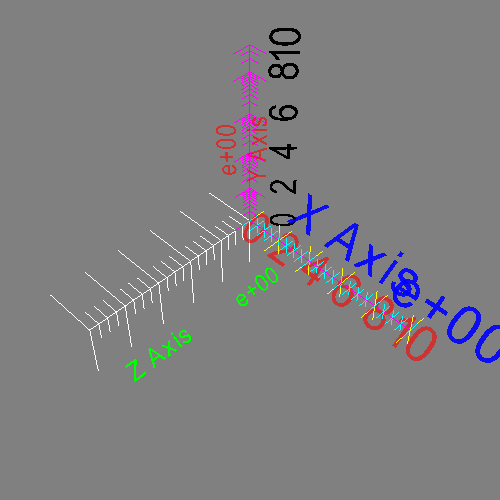

The script that drew this image:
#!/usr/bin/env python

# Test vtkAxisActor with X, Y, and Z axes displayed together.

import vtkmodules.vtkInteractionStyle  # noqa: F401
import vtkmodules.vtkRenderingFreeType  # noqa: F401
import vtkmodules.vtkRenderingOpenGL2  # noqa: F401

from vtkmodules.vtkCommonCore import vtkStringArray
from vtkmodules.vtkRenderingAnnotation import vtkAxisActor
from vtkmodules.vtkRenderingCore import (
    vtkCamera,
    vtkProperty,
    vtkRenderWindow,
    vtkRenderWindowInteractor,
    vtkRenderer,
    vtkTextProperty,
)

# Shared labels
labels = vtkStringArray()
labels.SetNumberOfTuples(6)
labels.SetValue(0, "0")
labels.SetValue(1, "2")
labels.SetValue(2, "4")
labels.SetValue(3, "6")
labels.SetValue(4, "8")
labels.SetValue(5, "10")

# X axis
x_axis = vtkAxisActor()
x_axis.SetPoint1(0, 0, 0)
x_axis.SetPoint2(10, 0, 0)
x_axis.SetTitle("X Axis")
x_axis.SetBounds(0, 10, 0, 0, 0, 0)
x_axis.SetTickLocationToBoth()
x_axis.SetAxisTypeToX()
x_axis.SetRange(0, 10)
x_axis.SetLabelOffset(5)
x_axis.SetDeltaRangeMajor(2)
x_axis.SetDeltaRangeMinor(0.5)
x_axis.SetExponent("+00")
x_axis.SetExponentVisibility(True)
x_axis.SetExponentOffset(30)
x_axis.SetTitleOffset(0, 30)
x_axis.SetTitleScale(0.8)
x_axis.SetLabelScale(0.5)
x_axis.SetLabels(labels)

x_title_prop = vtkTextProperty()
x_title_prop.SetColor(0.0, 0.0, 1.0)
x_title_prop.SetOpacity(0.9)
x_title_prop.SetFontSize(24)
x_axis.SetTitleTextProperty(x_title_prop)

x_label_prop = vtkTextProperty()
x_label_prop.SetColor(1.0, 0.0, 0.0)
x_label_prop.SetOpacity(0.6)
x_label_prop.SetFontSize(18)
x_axis.SetLabelTextProperty(x_label_prop)

x_main_prop = vtkProperty()
x_main_prop.SetColor(1.0, 0.0, 1.0)
x_axis.SetAxisMainLineProperty(x_main_prop)

x_major_prop = vtkProperty()
x_major_prop.SetColor(1.0, 1.0, 0.0)
x_axis.SetAxisMajorTicksProperty(x_major_prop)

x_minor_prop = vtkProperty()
x_minor_prop.SetColor(0.0, 1.0, 1.0)
x_axis.SetAxisMinorTicksProperty(x_minor_prop)

# Y axis
y_axis = vtkAxisActor()
y_axis.SetPoint1(0, 0, 0)
y_axis.SetPoint2(0, 10, 0)
y_axis.SetTitle("Y Axis")
y_axis.SetBounds(0, 0, 0, 10, 0, 0)
y_axis.SetTickLocationToInside()
y_axis.SetAxisTypeToY()
y_axis.SetRange(0.1, 4000)
y_axis.SetMajorRangeStart(0.1)
y_axis.SetMinorRangeStart(0.1)
y_axis.SetMinorTicksVisible(True)
y_axis.SetTitleAlignLocation(vtkAxisActor.VTK_ALIGN_TOP)
y_axis.SetTitleOffset(0, 3)
y_axis.SetExponentLocation(vtkAxisActor.VTK_ALIGN_TOP)
y_axis.SetExponent("+00")
y_axis.SetExponentVisibility(True)
y_axis.SetExponentOffset(20)
y_axis.SetLog(True)
y_axis.SetTitleScale(0.8)
y_axis.SetLabelScale(0.5)
y_axis.SetLabels(labels)

y_title_prop = vtkTextProperty()
y_title_prop.SetColor(1.0, 0.0, 0.0)
y_title_prop.SetOpacity(0.6)
y_axis.SetTitleTextProperty(y_title_prop)

y_lines_prop = vtkProperty()
y_lines_prop.SetColor(1.0, 0.0, 1.0)
y_axis.SetAxisLinesProperty(y_lines_prop)

# Z axis
z_axis = vtkAxisActor()
z_axis.SetPoint1(0, 0, 0)
z_axis.SetPoint2(0, 0, 10)
z_axis.SetTitle("Z Axis")
z_axis.SetBounds(0, 0, 0, 0, 0, 10)
z_axis.SetTickLocationToOutside()
z_axis.SetAxisTypeToZ()
z_axis.SetRange(0, 10)
z_axis.SetTitleAlignLocation(vtkAxisActor.VTK_ALIGN_POINT2)
z_axis.SetExponentLocation(vtkAxisActor.VTK_ALIGN_POINT1)
z_axis.SetTitleOffset(-80, -150)
z_axis.SetExponent("+00")
z_axis.SetExponentVisibility(True)
z_axis.SetExponentOffset(-150)
z_axis.SetMajorTickSize(3)
z_axis.SetMinorTickSize(1)
z_axis.SetDeltaRangeMajor(2)
z_axis.SetDeltaRangeMinor(0.5)
z_axis.SetTitleScale(0.8)
z_axis.SetLabelScale(0.5)
z_axis.SetLabels(labels)

z_title_prop = vtkTextProperty()
z_title_prop.SetColor(0.0, 1.0, 0.0)
z_title_prop.SetOpacity(1.0)
z_axis.SetTitleTextProperty(z_title_prop)

# Renderer
renderer = vtkRenderer()
renderer.AddActor(x_axis)
renderer.AddActor(y_axis)
renderer.AddActor(z_axis)
renderer.SetBackground(0.5, 0.5, 0.5)

# Render window
render_window = vtkRenderWindow()
render_window.AddRenderer(renderer)
render_window.SetWindowName("axis actor multi axis")
render_window.SetMultiSamples(0)
render_window.SetSize(500, 500)

# Interactor
interactor = vtkRenderWindowInteractor()
interactor.SetRenderWindow(render_window)

# Scene
x_axis.SetCamera(renderer.GetActiveCamera())
y_axis.SetCamera(renderer.GetActiveCamera())
z_axis.SetCamera(renderer.GetActiveCamera())
render_window.Render()
renderer.GetActiveCamera().Azimuth(45)
renderer.GetActiveCamera().Elevation(45)
renderer.ResetCameraScreenSpace()

interactor.Initialize()
interactor.Start()
